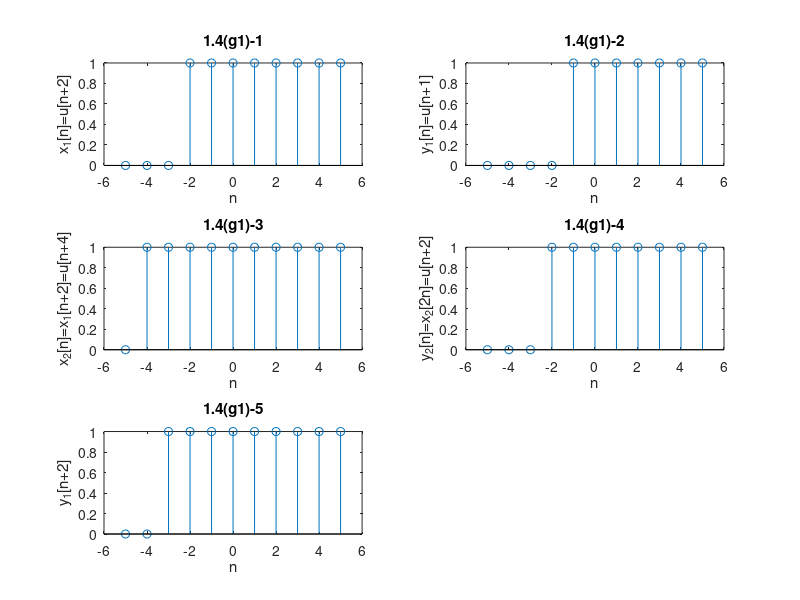

Write the MATLAB code that produced this figure.
%不满足时不变性、因果性、可逆性
%时不变性分析,由3，4图的对比可知.
% Time invariant
n=-5:1:5;
x1=n>=-2;
y1=n>=-1;
x2=n>=-4;
y2=n>=-2;
y3=n>=-3;


subplot(3,2,1);
stem(n,x1);
title('1.4(g1)-1');
xlabel('n')
ylabel('x_1[n]=u[n+2]');

subplot(3,2,2);
stem(n,y1);
title('1.4(g1)-2');
xlabel('n')
ylabel('y_1[n]=u[n+1]');

subplot(3,2,3);
stem(n,x2);
title('1.4(g1)-3');
xlabel('n')
ylabel('x_2[n]=x_1[n+2]=u[n+4]');

subplot(3,2,4);
stem(n,y2);
title('1.4(g1)-4');
xlabel('n')
ylabel('y_2[n]=x_2[2n]=u[n+2]');

subplot(3,2,5);
stem(n,y3);
title('1.4(g1)-5');
xlabel('n')
ylabel('y_1[n+2]');

saveas(gcf, "LAB1/P1_4_g1_out2.png")